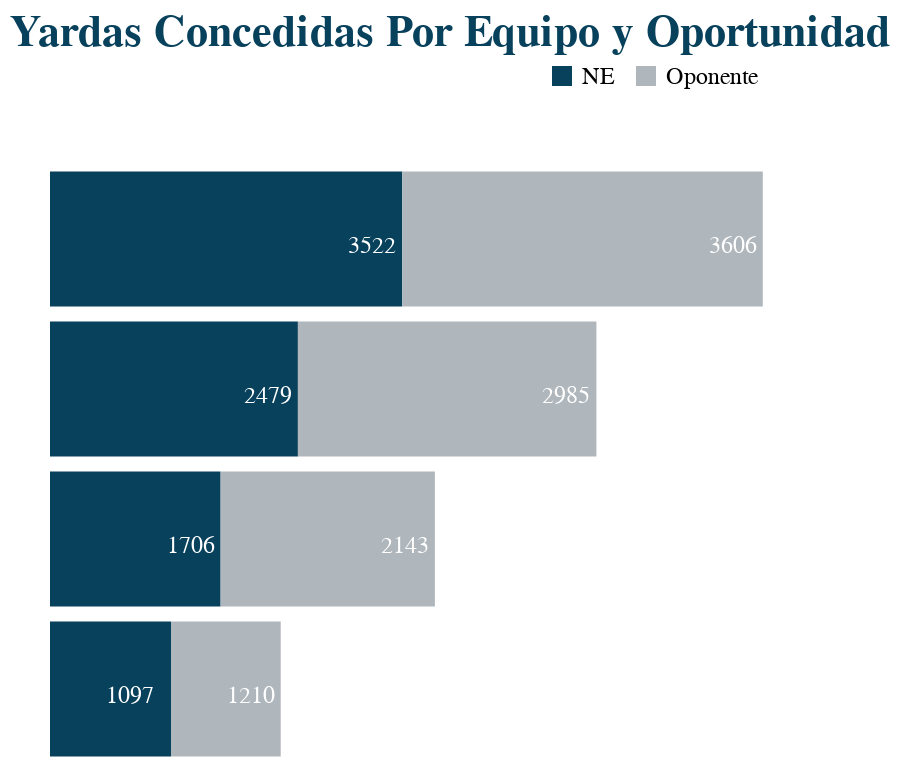

The notebook cell this image was saved under:
### Code cell
bar_opp =alt.Chart(df_opp).mark_bar().encode(
x = alt.X ("count_yds:Q",
           axis=None,
          stack='zero'),
y = alt.Y ("opportunity:N" , sort = "descending", 
           axis=alt.Axis(labels=True, title="Oportunidad")),
color=alt.Color('team_penalty_cat' , 
                    legend=alt.Legend(direction="horizontal",orient="none",legendX=250, legendY=-50)
),
order = alt.Order("opportunity:N" )).properties(
  width = 400,
  height = 300,
)

text_opp=alt.Chart(df_opp).mark_text(
    font="Courier",
    fontSize=12,
    color='white',
    dx=-15, 
    dy=3,
 ).encode(
    x=alt.X( 'count_yds:Q', stack='zero',title=None, axis=None),
    y=alt.Y('opportunity:N', title=None, axis=None),
    text=alt.Text("count_yds:Q"  )  ,   
    detail='team_penalty_cat:N',
).properties(
  width = 400,
  height = 300,
  title="Yardas Concedidas\nPor Equipo y Oportunidad"
)

alt.layer(bar_opp,text_opp)

### Figure 1 — Vega-Lite specification as saved in the notebook (floating-point values rounded to 4 significant figures)
{"config": {"title": {"fontSize": 22, "font": ["Courier"], "anchor": "middle", "color": "#08415C"}, "axisX": {"labelFont": "Courier", "titleFont": ["Courier"], "titleFontSize": 18, "titleColor": "#08415C", "grid": false}, "axisY": {"axis": null, "labelFont": "Courier", "labelFontSize": 12, "titleFont": ["Courier"], "titleColor": "#08415C", "titleFontSize": 16, "grid": false, "ticks": false, "labels": false}, "legend": {"labelFont": "Courier", "labelFontSize": 12, "titleFont": ["Courier"], "titleFontSize": 12, "orient": "top", "title": null}, "range": {"category": ["#08415C", "#B0B7BC"]}, "view": {"stroke": "transparent"}, "facet": {"spacing": 20}, "header": {"labelColor": "#08415C", "labelSize": 10}}, "layer": [{"mark": "bar", "encoding": {"color": {"type": "nominal", "field": "team_penalty_cat", "legend": {"direction": "horizontal", "legendX": 250, "legendY": -50, "orient": "none"}}, "order": {"type": "nominal", "field": "opportunity"}, "x": {"type": "quantitative", "axis": null, "field": "count_yds", "stack": "zero"}, "y": {"type": "nominal", "axis": {"labels": true, "title": "Oportunidad"}, "field": "opportunity", "sort": "descending"}}, "height": 300, "width": 400}, {"mark": {"type": "text", "color": "white", "dx": -15, "dy": 3, "font": "Courier", "fontSize": 12}, "encoding": {"detail": {"type": "nominal", "field": "team_penalty_cat"}, "text": {"type": "quantitative", "field": "count_yds"}, "x": {"type": "quantitative", "axis": null, "field": "count_yds", "stack": "zero", "title": null}, "y": {"type": "nominal", "axis": null, "field": "opportunity", "title": null}}, "height": 300, "title": "Yardas Concedidas\nPor Equipo y Oportunidad", "width": 400}], "data": {"name": "data-74f9dc65560f6b2f011132732d986333"}, "$schema": "https://vega.github.io/schema/vega-lite/v4.0.0.json", "datasets": {"data-74f9dc65560f6b2f011132732d986333": [{"opportunity": 1, "team_penalty_cat": "NE", "count_yds": 3522}, {"opportunity": 1, "team_penalty_cat": "Oponente", "count_yds": 3606}, {"opportunity": 2, "team_penalty_cat": "NE", "count_yds": 2479}, {"opportunity": 2, "team_penalty_cat": "Oponente", "count_yds": 2985}, {"opportunity": 3, "team_penalty_cat": "NE", "count_yds": 1706}, {"opportunity": 3, "team_penalty_cat": "Oponente", "count_yds": 2143}, {"opportunity": 4, "team_penalty_cat": "NE", "count_yds": 1210}, {"opportunity": 4, "team_penalty_cat": "Oponente", "count_yds": 1097}]}}
